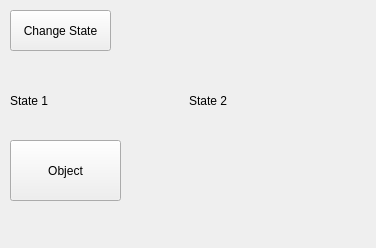
<?xml version="1.0" encoding="UTF-8"?>
<ui version="4.0">
 <class>AnimationState</class>
 <widget class="QWidget" name="AnimationState">
  <property name="geometry">
   <rect>
    <x>0</x>
    <y>0</y>
    <width>376</width>
    <height>248</height>
   </rect>
  </property>
  <property name="windowTitle">
   <string>Form</string>
  </property>
  <widget class="QPushButton" name="pushObject">
   <property name="geometry">
    <rect>
     <x>10</x>
     <y>140</y>
     <width>111</width>
     <height>61</height>
    </rect>
   </property>
   <property name="text">
    <string>Object</string>
   </property>
  </widget>
  <widget class="QPushButton" name="pushChageState">
   <property name="geometry">
    <rect>
     <x>10</x>
     <y>10</y>
     <width>101</width>
     <height>41</height>
    </rect>
   </property>
   <property name="text">
    <string>Change State</string>
   </property>
  </widget>
  <widget class="QWidget" name="">
   <property name="geometry">
    <rect>
     <x>10</x>
     <y>80</y>
     <width>351</width>
     <height>41</height>
    </rect>
   </property>
   <layout class="QHBoxLayout" name="horizontalLayout">
    <item>
     <widget class="QLabel" name="label">
      <property name="text">
       <string>State 1</string>
      </property>
     </widget>
    </item>
    <item>
     <widget class="QLabel" name="label_2">
      <property name="text">
       <string>State 2</string>
      </property>
     </widget>
    </item>
   </layout>
  </widget>
 </widget>
 <resources/>
 <connections/>
</ui>
